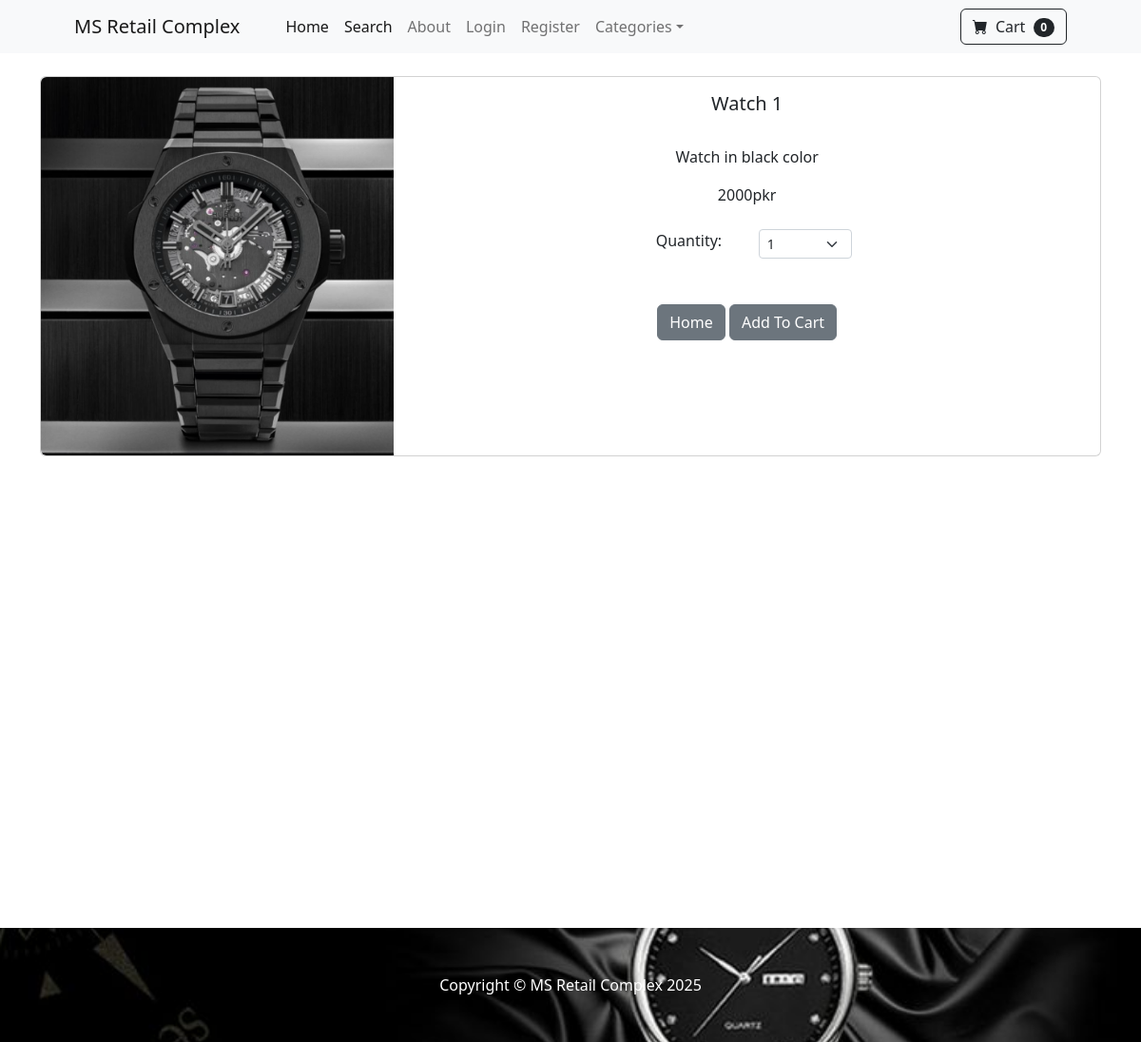
The page /product/14 on the database its author committed.
### store/models.py (models this page shows, shortened)
class Product(models.Model):
	name = models.CharField(max_length=100)
	price = models.DecimalField(default=0, decimal_places=0, max_digits=10)
	category = models.ForeignKey(Category, on_delete=models.CASCADE, default=1)
	description = models.CharField(max_length=250, default='', blank=True, null=True)
	image = models.ImageField(upload_to='uploads/product/')
	is_sale = models.BooleanField(default=False)
	sale_price = models.DecimalField(default=0, decimal_places=0, max_digits=10)

### store/views.py (the view)
# urls.py: path('product/<int:pk>', views.product, name='product'),
def product(request,pk):
	product = Product.objects.get(id=pk)
	return render(request, 'product.html', {'product':product})

### cart/cart.py (called while the page is built)
	def __len__(self):
		return len(self.cart)

### cart/context_processors.py (called while the page is built)
def cart(request):
	return {'cart': Cart(request)}

### store/templates/product.html (shortened to what this page needs)
{% extends 'base.html' %}
{% block content %}
<div class="container">
<br/>
<div class="card mb-3">
  <div class="row g-0">
    <div class="col-md-4">
      <img src="{{ product.image.url }}" class="img-fluid rounded-start" alt="...">
    </div>
    <div class="col-md-8">
      <div class="card-body">
        <center>
        <h5 class="card-title">{{ product.name }}</h5>
        <br/>
        <p class="card-text justified">{{ product.description }}</p>
        {% if product.is_sale %}
        <div class="d-flex justify-content-center small text-warning mb-2">
                <div class="bi-star-fill"></div>
                &nbsp;&nbsp;Sale!&nbsp;&nbsp;
                <div class="bi-star-fill"></div>
                </div>
                <strike>
                {{ product.price }}pkr
                </strike>
                &nbsp;
                {{ product.sale_price }}pkr
        {% else %}
            {{ product.price }}pkr
        {% endif %}
            <br/><br/>
<div class="row justify-content-center">
    <div class="col-md-2">Quantity:</div>
                <div class="col-md-2">
                <select class="form-select form-select-sm" id="qty-cart">
                  <option value="1">1</option>
                </select>
                </div>
            </div>
            <br/><br/>
        <a href="{% url 'home'%}" class="btn btn-secondary">Home</a>
        <button type="button" value="{{ product.id }}" class="btn btn-secondary" id="add-cart">Add To Cart</button>
    </center>
      </div>
    </div>
  </div>
</div>
</div>
<br/><br/><br/><br/><br/><br/><br/><br/><br/><br/><br/><br/><br/><br/><br/><br/><br/><br/><br/><br/>
{% endblock %}

### rows shown on the page
Product: image (picture), name "Watch 1", description "Watch in black color", price "2000"

### other values the page prints
{{ cart|length }} "0"
